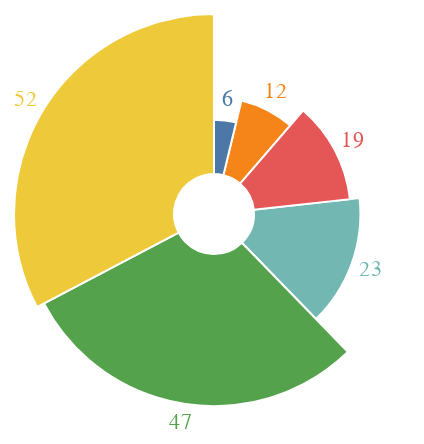

Vega-Lite specification stored for this chart:
### Vega specification from a JSON file in a GitHub repository (floating-point values rounded to 4 significant figures)
{"$schema": "https://vega.github.io/schema/vega/v5.json", "description": "A simple radial chart with embedded data.", "background": "white", "padding": 5, "width": 200, "height": 200, "style": "cell", "data": [{"name": "source_0", "values": [12, 23, 47, 6, 52, 19]}, {"name": "data_1", "source": "source_0", "transform": [{"type": "stack", "groupby": [], "field": "data", "sort": {"field": ["data"], "order": ["ascending"]}, "as": ["data_start", "data_end"], "offset": "zero"}, {"type": "filter", "expr": "isValid(datum[\"data\"]) && isFinite(+datum[\"data\"])"}]}, {"name": "data_2", "source": "source_0", "transform": [{"type": "stack", "groupby": [], "field": "data", "sort": {"field": ["data", "data"], "order": ["ascending", "ascending"]}, "as": ["data_start", "data_end"], "offset": "zero"}, {"type": "filter", "expr": "isValid(datum[\"data\"]) && isFinite(+datum[\"data\"])"}]}], "marks": [{"name": "layer_0_marks", "type": "arc", "style": ["arc"], "from": {"data": "data_1"}, "encode": {"update": {"stroke": {"value": "#fff"}, "fill": {"scale": "color", "field": "data"}, "x": {"signal": "width", "mult": 0.5}, "y": {"signal": "height", "mult": 0.5}, "outerRadius": {"scale": "radius", "field": "data"}, "innerRadius": {"value": 20}, "startAngle": {"scale": "theta", "field": "data_end"}, "endAngle": {"scale": "theta", "field": "data_start"}}}}, {"name": "layer_1_marks", "type": "text", "style": ["text"], "from": {"data": "data_2"}, "encode": {"update": {"fill": {"scale": "color", "field": "data"}, "x": {"signal": "width", "mult": 0.5}, "y": {"signal": "height", "mult": 0.5}, "text": {"signal": "format(datum[\"data\"], \"\")"}, "align": {"value": "center"}, "baseline": {"value": "middle"}, "radius": {"scale": "radius", "field": "data", "offset": 10}, "theta": {"signal": "scale(\"theta\", 0.5 * datum[\"data_start\"] + 0.5 * datum[\"data_end\"])"}}}}], "scales": [{"name": "theta", "type": "linear", "domain": {"fields": [{"data": "data_1", "field": "data_start"}, {"data": "data_1", "field": "data_end"}, {"data": "data_2", "field": "data_start"}, {"data": "data_2", "field": "data_end"}]}, "range": [0, 6.283], "zero": false}, {"name": "radius", "type": "sqrt", "domain": {"fields": [{"data": "data_1", "field": "data"}, {"data": "data_2", "field": "data"}]}, "range": [20, 100], "zero": true}, {"name": "color", "type": "ordinal", "domain": {"fields": [{"data": "data_1", "field": "data"}, {"data": "data_2", "field": "data"}], "sort": true}, "range": "category"}], "config": {"style": {"cell": {"stroke": null}}}}
